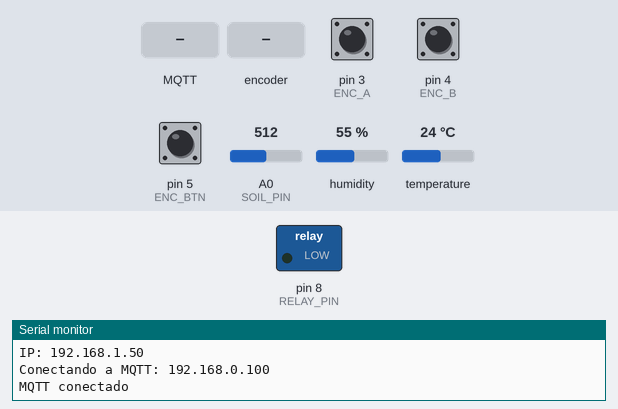
The sketch below on a simulated Arduino Uno, built for the host (arithmetic inside an expression is 32-bit, double 64-bit). Shown: switched loads named in the sketch (green lamp = pin HIGH), the last lines printed to the serial monitor. Inputs (shaded band) come from the test bench; at power-on: pin 5 (ENC_BTN) HIGH, pin 3 (ENC_A) HIGH, pin 4 (ENC_B) HIGH, A0 (SOIL_PIN) = 512, humidity 55 %, temperature 24 °C. WiFi joins after 1.5 s; servers stay silent unless stated; random numbers use the default seed unless the sketch sets one; no MQTT or app messages arrive unless stated.

Above: at 3.7 s.
3.8 s: MQTT message "5" arrives on the first subscribed topic
At 4.1 s:
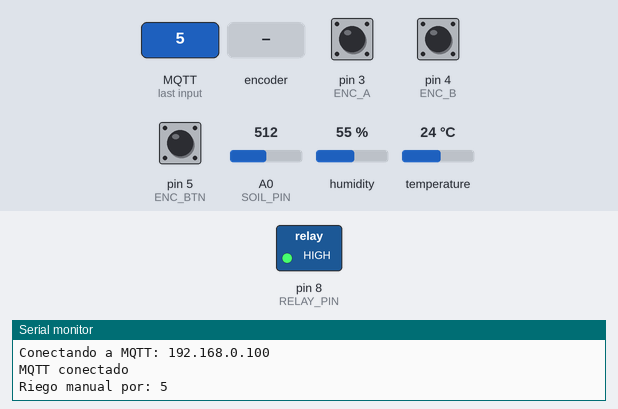
10.3 s: rotary encoder on pin 3 (ENC_A) / pin 4 (ENC_B) turned 1 step (first pin leading)
12.0 s: pin 5 (ENC_BTN) pulled LOW for 0.15 s
At 13.4 s:
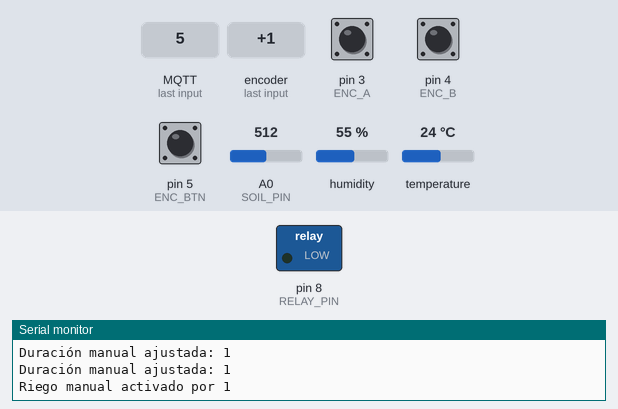
13.6 s: MQTT message "90" arrives on the first subscribed topic
At 14.0 s:
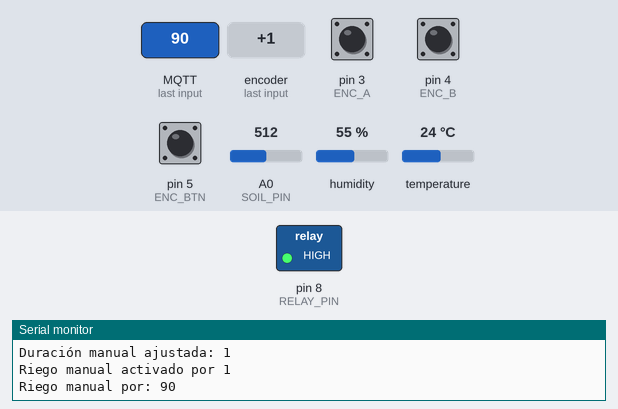
Timing chart, 0 to 16.1 s (numbered marks = the images above; inputs shaded):
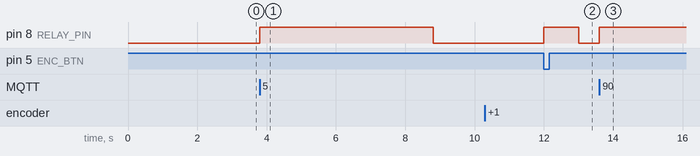

Measured:
- after the input at 3.8 s, pin 8 (RELAY_PIN): LOW → HIGH at once, → LOW 5.0 s later
- after the input at 12.0 s, pin 8 (RELAY_PIN): LOW → HIGH at once, → LOW 1.0 s later
- after the input at 13.6 s, pin 8 (RELAY_PIN): LOW → HIGH at once

The sketch:

arduino_sin_lcd.ino
```cpp
/*******************************************************
 * Riego Inteligente — Arduino UNO + ESP-01S (WiFiEsp)
 * MQTT JSON bidireccional + Encoder (sin LCD)
 *******************************************************/
#include <Arduino.h>
#include <SoftwareSerial.h>
#include <EEPROM.h>
#include <avr/wdt.h>

#include <WiFiEsp.h>          // ESP-01S con firmware AT
#include <PubSubClient.h>     // MQTT
#include <ArduinoJson.h>      // JSON

#include <DHT.h>
#include <DHT_U.h>

/************ CONFIGURACIÓN ************/
const char* WIFI_SSID   = "TP-Link_7F20";
const char* WIFI_PASS   = "79949910";
const char* MQTT_SERVER = "192.168.0.100";
const uint16_t MQTT_PORT = 1883;

const char* DEVICE_ID   = "ARD1";
// Tópicos
const char* TOPIC_SENSORES   = "sensores";
String TOPIC_ESTADO          = String("estado/") + DEVICE_ID;
const char* TOPIC_RIEGO      = "riego";
const char* TOPIC_STOP       = "stop";
const char* TOPIC_CONFIG_AUTO      = "config/auto";
const char* TOPIC_CONFIG_THRESHOLD = "config/threshold";

// Pines
const uint8_t DHT_PIN    = 7;
const uint8_t DHT_TYPE   = DHT11;
const uint8_t SOIL_PIN   = A0;
const uint8_t RELAY_PIN  = 8;
const bool    RELAY_ACTIVE_HIGH = true;

// Encoder
const uint8_t ENC_A    = 3;
const uint8_t ENC_B    = 4;
const uint8_t ENC_BTN  = 5;

// ESP-01S Serial
SoftwareSerial espSerial(10, 11); // RX, TX
WiFiEspClient espClient;

// MQTT
PubSubClient mqtt(espClient);

// DHT
DHT dht(DHT_PIN, DHT_TYPE);

// Humedad suelo
const int SOIL_WET_RAW = 350;
const int SOIL_DRY_RAW = 850;

// Timings
const uint32_t SENSORS_INTERVAL_MS = 5000;
const uint32_t STATUS_INTERVAL_MS  = 30000;

// Auto-riego
const uint16_t AUTO_PUMP_DEFAULT_S = 5;

/************ ESTADO ************/
struct Config {
  bool autoIrrigation;
  uint8_t soilThreshold;     // %
  uint16_t manualDurationS;  // s
  uint16_t crc;
} cfg;

bool pumpActive = false;
uint32_t pumpStopAt = 0;

float lastTemp = NAN, lastHum = NAN;
int   lastSoilPct = -1;

volatile int16_t encDelta = 0;
uint32_t lastBtnPressMs = 0;
bool btnPressed = false;

// Tareas
uint32_t lastSensorsMs = 0;
uint32_t lastStatusMs  = 0;

/************ UTILIDADES ************/
int soilToPercent(int raw) {
  raw = constrain(raw, SOIL_WET_RAW, SOIL_DRY_RAW);
  int pct = map(raw, SOIL_DRY_RAW, SOIL_WET_RAW, 0, 100);
  return constrain(pct, 0, 100);
}

void setRelay(bool on) {
  pumpActive = on;
  if (RELAY_ACTIVE_HIGH) digitalWrite(RELAY_PIN, on ? HIGH : LOW);
  else                   digitalWrite(RELAY_PIN, on ? LOW  : HIGH);
}

/************ ENCODER ************/
void onEncA() {
  bool a = digitalRead(ENC_A);
  bool b = digitalRead(ENC_B);
  if (a == b) encDelta++; else encDelta--;
}

void onBtn() {
  uint32_t now = millis();
  if (now - lastBtnPressMs > 200) {
    btnPressed = true;
    lastBtnPressMs = now;
  }
}

/************ MQTT ************/
void publishEstadoOnline() {
  StaticJsonDocument<128> doc;
  doc["id"] = DEVICE_ID;
  doc["online"] = true;
  char buf[128];
  size_t n = serializeJson(doc, buf, sizeof(buf));
  mqtt.publish(TOPIC_ESTADO.c_str(), buf, n);
}

void publishSensores() {
  StaticJsonDocument<256> doc;
  doc["id"]   = DEVICE_ID;
  doc["t"]    = isnan(lastTemp) ? NAN  : lastTemp;
  doc["h"]    = isnan(lastHum)  ? NAN  : lastHum;
  doc["soil"] = lastSoilPct;
  doc["pump"] = pumpActive;
  char buf[256];
  size_t n = serializeJson(doc, buf, sizeof(buf));
  mqtt.publish(TOPIC_SENSORES, buf, n);
}

void startPumpFor(uint16_t seconds) {
  if (seconds == 0) return;
  if (!pumpActive) {
    setRelay(true);
    pumpStopAt = millis() + (uint32_t)seconds * 1000UL;
  }
}

void stopPump() {
  setRelay(false);
  pumpStopAt = 0;
}

void mqttCallback(char* topic, byte* payload, unsigned int length) {
  payload[length] = '\0';
  String msg = String((char*)payload);

  if (String(topic) == TOPIC_RIEGO) {
    int dur = msg.toInt();
    startPumpFor(dur);
    Serial.print("Riego manual por: "); Serial.println(dur);
  }
}

/************ WIFI ************/
int status = WL_IDLE_STATUS;

void InitWiFi() {
  espSerial.begin(9600);
  WiFi.init(&espSerial);

  if (WiFi.status() == WL_NO_SHIELD) {
    Serial.println("ESP-01S no detectado");
    while(true);
  }
  reconnectWiFi();
}

void reconnectWiFi() {
  while (status != WL_CONNECTED) {
    Serial.print("Conectando a SSID: ");
    Serial.println(WIFI_SSID);
    status = WiFi.begin(WIFI_SSID, WIFI_PASS);
    delay(1000);
  }
  Serial.println("¡Conectado a WiFi!");
  Serial.print("IP: "); Serial.println(WiFi.localIP());
}

void reconnectMQTT() {
  while (!mqtt.connected()) {
    Serial.print("Conectando a MQTT: "); Serial.println(MQTT_SERVER);
    String clientId = "ARD1-" + String(random(0xffff), HEX);
    if (mqtt.connect(clientId.c_str())) {
      mqtt.subscribe(TOPIC_RIEGO);
      Serial.println("MQTT conectado");
    } else {
      Serial.print("Error MQTT: "); Serial.println(mqtt.state());
      delay(5000);
    }
  }
}

/************ SETUP ************/
void setup() {
  Serial.begin(9600);
  pinMode(RELAY_PIN, OUTPUT);
  setRelay(false);

  pinMode(ENC_A, INPUT_PULLUP);
  pinMode(ENC_B, INPUT_PULLUP);
  pinMode(ENC_BTN, INPUT_PULLUP);
  attachInterrupt(digitalPinToInterrupt(ENC_A), onEncA, CHANGE);
  attachInterrupt(digitalPinToInterrupt(ENC_BTN), onBtn, FALLING);

  dht.begin();

  InitWiFi();
  mqtt.setServer(MQTT_SERVER, MQTT_PORT);
  mqtt.setCallback(mqttCallback);

  wdt_enable(WDTO_2S);
}

/************ LOOP ************/
void loop() {
  wdt_reset();

  if (WiFi.status() != WL_CONNECTED) reconnectWiFi();
  if (!mqtt.connected()) reconnectMQTT();
  mqtt.loop();

  uint32_t now = millis();

  // Leer sensores cada 5s
  if (now - lastSensorsMs >= SENSORS_INTERVAL_MS) {
    lastSensorsMs = now;
    float t = dht.readTemperature();
    float h = dht.readHumidity();
    if (!isnan(t)) lastTemp = t;
    if (!isnan(h)) lastHum  = h;
    int soilRaw = analogRead(SOIL_PIN);
    lastSoilPct = soilToPercent(soilRaw);

    publishSensores();
  }

  // Control bomba
  if (pumpActive && pumpStopAt != 0 && (int32_t)(now - pumpStopAt) >= 0) {
    stopPump();
  }

  // Encoder manual
  int16_t delta = 0;
  noInterrupts(); delta = encDelta; encDelta = 0; interrupts();
  if (delta != 0) {
    long v = (long)cfg.manualDurationS + (delta > 0 ? 1 : -1);
    cfg.manualDurationS = (uint16_t)constrain(v, 1, 600);
    Serial.print("Duración manual ajustada: "); Serial.println(cfg.manualDurationS);
  }

  if (btnPressed) {
    btnPressed = false;
    startPumpFor(cfg.manualDurationS);
    Serial.print("Riego manual activado por "); Serial.println(cfg.manualDurationS);
  }

}
```
